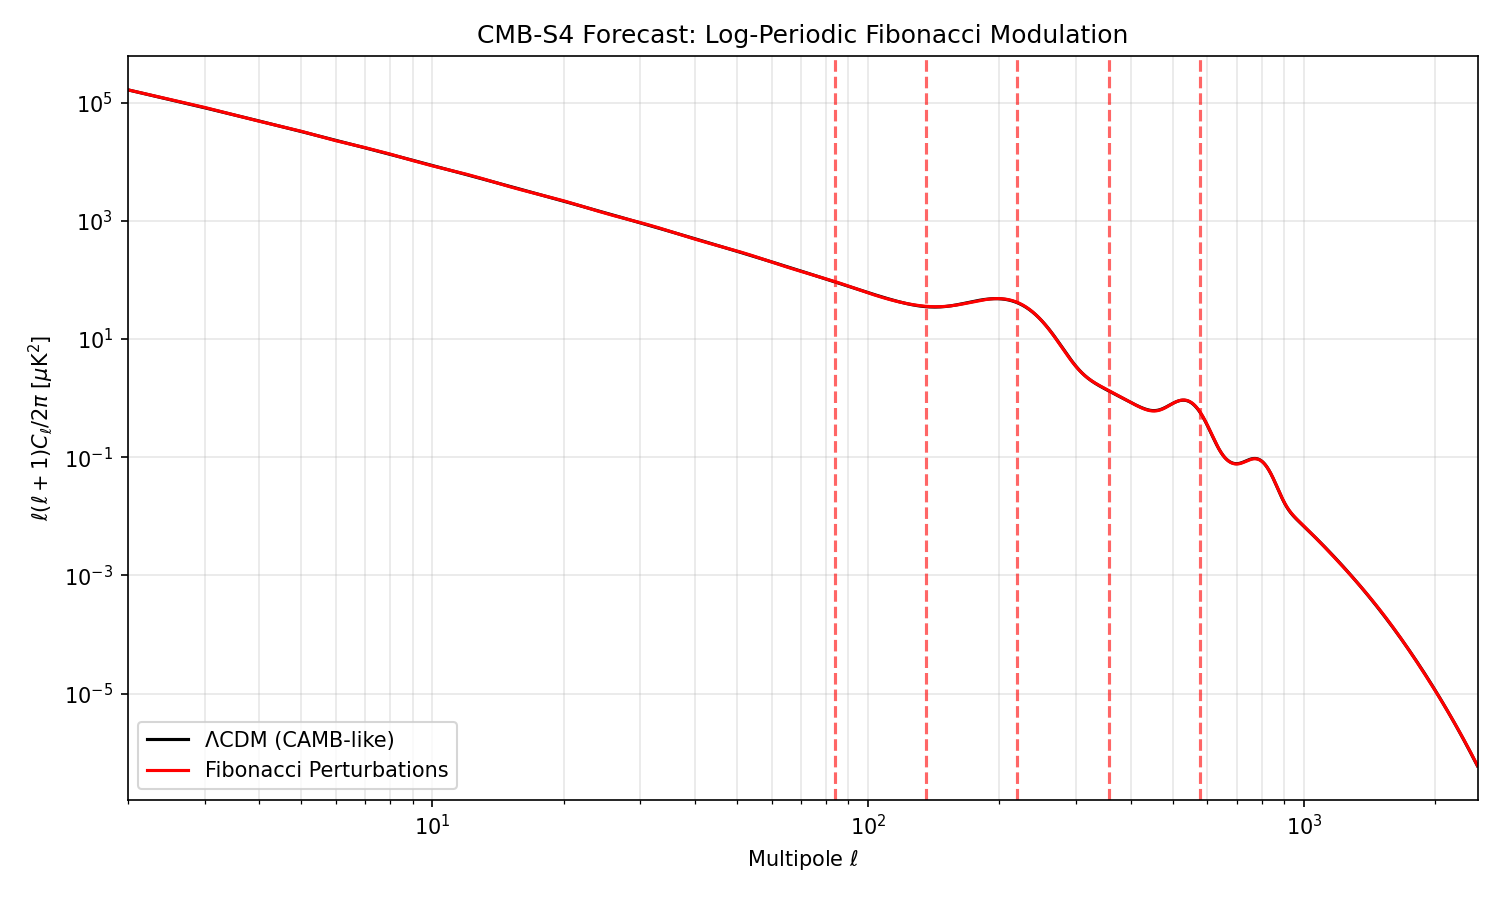

Here is the Python script that generated this plot:
# cmb_forecast.py
import numpy as np
import matplotlib.pyplot as plt

phi = (1 + np.sqrt(5)) / 2
ell = np.arange(2, 2500, dtype=float)  # ← float array
A = 0.015  # 1.5% modulation

# Standard acoustic peaks (simplified)
ell_term = np.power(ell * (ell + 1), -1.0)  # ← np.power avoids integer error
damping = np.exp(-ell / 200.0)

cl_standard = 1e6 * ell_term * damping * (
    1 + 5 * np.exp(-((ell - 220) / 50)**2) +
      3 * np.exp(-((ell - 550) / 60)**2) +
      2 * np.exp(-((ell - 800) / 70)**2)
)

# Add phi-oscillation
osc = 1 + A * np.cos(2 * np.pi * np.log(ell / 220) / np.log(phi))
cl_fib = cl_standard * osc

plt.figure(figsize=(10,6))
plt.plot(ell, cl_standard, 'k-', lw=1.5, label='ΛCDM (CAMB-like)')
plt.plot(ell, cl_fib, 'r-', lw=1.5, label='Fibonacci Perturbations')
for n in range(-2, 3):
    l_phi = 220 * phi**n
    if 2 < l_phi < 2500:
        plt.axvline(l_phi, color='r', ls='--', alpha=0.6)
plt.xscale('log')
plt.yscale('log')
plt.xlabel(r'Multipole $\ell$')
plt.ylabel(r'$\ell(\ell+1)C_\ell / 2\pi$ [$\mu$K$^2$]')
plt.xlim(2, 2500)
plt.legend()
plt.grid(alpha=0.3, which='both')
plt.title('CMB-S4 Forecast: Log-Periodic Fibonacci Modulation')
plt.tight_layout()
plt.savefig('cmb_forecast.png', dpi=150)
plt.show()
